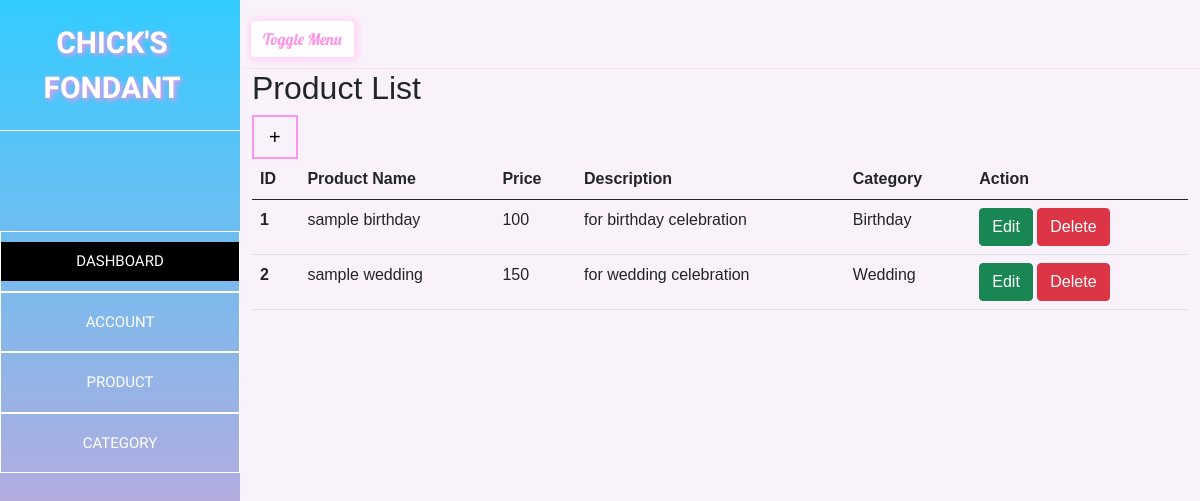
Screenshot of /index.php/product with the database file from the repository.
### tables this page shows
CREATE TABLE `cake_product` (
  `cake_name` varchar(255) NOT NULL,
  `price` int(255) NOT NULL,
  `description` varchar(255) NOT NULL,
  `category` int(11) NOT NULL,
  `product_id` int(11) NOT NULL
);

CREATE TABLE `category_cake` (
  `id` int(11) NOT NULL,
  `category_name` varchar(11) NOT NULL
);

### application/controllers/Product.php (called while the page is built, shortened)
<?php
    class Product extends CI_Controller
    {
        public function __construct()
        {
            $this->load->model('Product_model');
        }
        public function index()
        {
            $data['product'] = $this->Product_model->getProduct();
            $data['cate'] = $this->Product_model->getCategory();
            $this->load->view('templates/header');
            $this->load->view('product',$data);
            $this->load->view('templates/footer');
        }
    }
?>

### index.php (called while the page is built, shortened)
<?php
require_once BASEPATH.'core/CodeIgniter.php';

### application/models/Product_model.php (called while the page is built, shortened)
<?php
    class Product_model extends CI_Model{
        public function getProduct(){
            $this->db->select('*');
            $this->db->from('cake_product');
            $this->db->join('category_cake', 'cake_product.category = category_cake.id');
            return $this->db->get()->result();
        }
    }
?>

### application/views/product.php (the view, shortened to what this page needs)
<div class="container-fluid">
    <h2>Product List</h2>
    <button type="button" class="btn-add-product" data-bs-toggle="modal" data-bs-target="#addmodal">+</button>
    <table class="table">
        <thead>
            <tr>
                <th scope="col">ID</th>
                <th scope="col">Product Name</th>
                <th scope="col">Price</th>
                <th scope="col">Description</th>
                <th scope="col">Category</th>
                <th scope="col">Action</th>
            </tr>
        </thead>
        <tbody>
            <?php foreach($product as $products) {
                ?>
            <tr>
                <th> <?php echo $products->product_id;?></th>
                <td><?php echo $products->cake_name;?></td>
                <td><?php echo $products->price;?></td>
                <td><?php echo $products->description;?></td>
                <td><?php echo $products->category_name;?></td>
                <td>
                    <a class="btb-update btn btn-success" href="<?php echo base_url('product/edit/').$products->product_id;?>">
                        Edit
                    </a>
                    <a class="btb-update btn btn-danger" href="<?php echo base_url('product/delete/').$products->product_id;?>">
                        Delete
                    </a>
                </td>
            </tr>
            <?php }
                ?>
        </tbody>
    </table>
</div>

### application/views/templates/header.php (shortened to what this page needs)
<!DOCTYPE html>
<html lang="en">
    <head>
        <link href="https://cdn.jsdelivr.net/npm/bootstrap@5.0.0-beta3/dist/css/bootstrap.min.css" rel="stylesheet"
>
        <link rel="stylesheet" href="<?php echo base_url('assets/css/header.css');?>">
        <link rel="stylesheet" href="<?php echo base_url('assets/css/main.css');?>">
</head>
    <body>
            <div class="main-page">
                <div id="sidebar" class="mynav text-center text-uppercase">
                    <div class="brand-wrapper">
                        <a class="navbar-brand" href="#">Chick's</a>
                        <a class="navbar-brand" href="#">Fondant</a>
                    </div>
                    <ul class="navbar-nav">
                        <li class="nav-item side-active">
                            <a class="nav-link" href="<?php echo base_url('/dashboard');?>">Dashboard</a>
                        </li>
                        <li class="nav-item">
                            <a class="nav-link" href="<?php echo base_url('/account');?>">Account</a>
                        </li>
                        <li class="nav-item">
                            <a class="nav-link" href="<?php echo base_url('/product');?>">Product</a>
                        </li>
                        <li class="nav-item">
                            <a class="nav-link" href="<?php echo base_url('/category');?>">Category</a>
                        </li>
                    </ul>
                </div>
                <div id="pages" class="pages-toggle">
                    <div class="main-header">
                        <button class="btn btn-primary btn-toggle" id="menu-toggle">Toggle Menu</button>
                    </div>

### application/views/templates/footer.php (shortened to what this page needs)
            </div>
        </div>
    </body>
</html>

### assets/css/header.css (style rules this page uses)
* { margin: 0; padding: 0; box-sizing: border-box; }
body { font-family: sans-serif; background: rgb(250, 242, 250); }
.mynav { height: 100vh; width: 240px; background: linear-gradient(to bottom, #33ccff 0%, #ff99cc 100%); position: fixed; margin-left: 0; transition: 1.5s; }
.mynav .brand-wrapper { margin-top: 20px; border-bottom: 1px solid #fff; padding-bottom: 20px; }
.mynav .navbar-brand { font-size: 30px; font-family: 'Kaushan Script', cursive; font-weight: 900; color: white; text-shadow: 2px 2px 5px rgb(255, 145, 231); }
.mynav .navbar-nav { margin-top: 100px; }
.mynav .navbar-nav .nav-item { padding-top: 10px; padding-bottom: 10px; border: 1px solid #fff; }
.navbar-nav li.side-active a { background: black; }
.mynav .navbar-nav .nav-item .nav-link { font-size: 15px; font-family: 'Fugaz One', cursive; color: white; }
.pages-toggle { margin-left: 240px; transition: 1.5s; }
.main-header { width: 100%; border-bottom: 1px solid rgb(255, 220, 250); padding-bottom: 10px; border-bottom-left-radius: 5px; }
#menu-toggle { margin-top: 20px; background: white; border: 1px solid rgb(255, 220, 250); box-shadow: 1px 1px 5px 3px rgb(255, 218, 247); color: rgb(255, 149, 232); font-family: 'Lobster', cursive; margin-left: 10px; }

### assets/css/main.css (style rules this page uses)
.btn-add-product { font-family: Impact, Haettenschweiler, 'Arial Narrow Bold', sans-serif; padding: 5px 15px; font-size: 20px; border: 2px solid rgb(255, 149, 232); background: none; }
table tbody tr .btb-update { text-decoration: none; }

### rows the page displays
cake_product: product_id "1", cake_name "sample birthday", price "100", description "for birthday celebration", category.category_name "Birthday"
cake_product: product_id "2", cake_name "sample wedding", price "150", description "for wedding celebration", category.category_name "Wedding"
